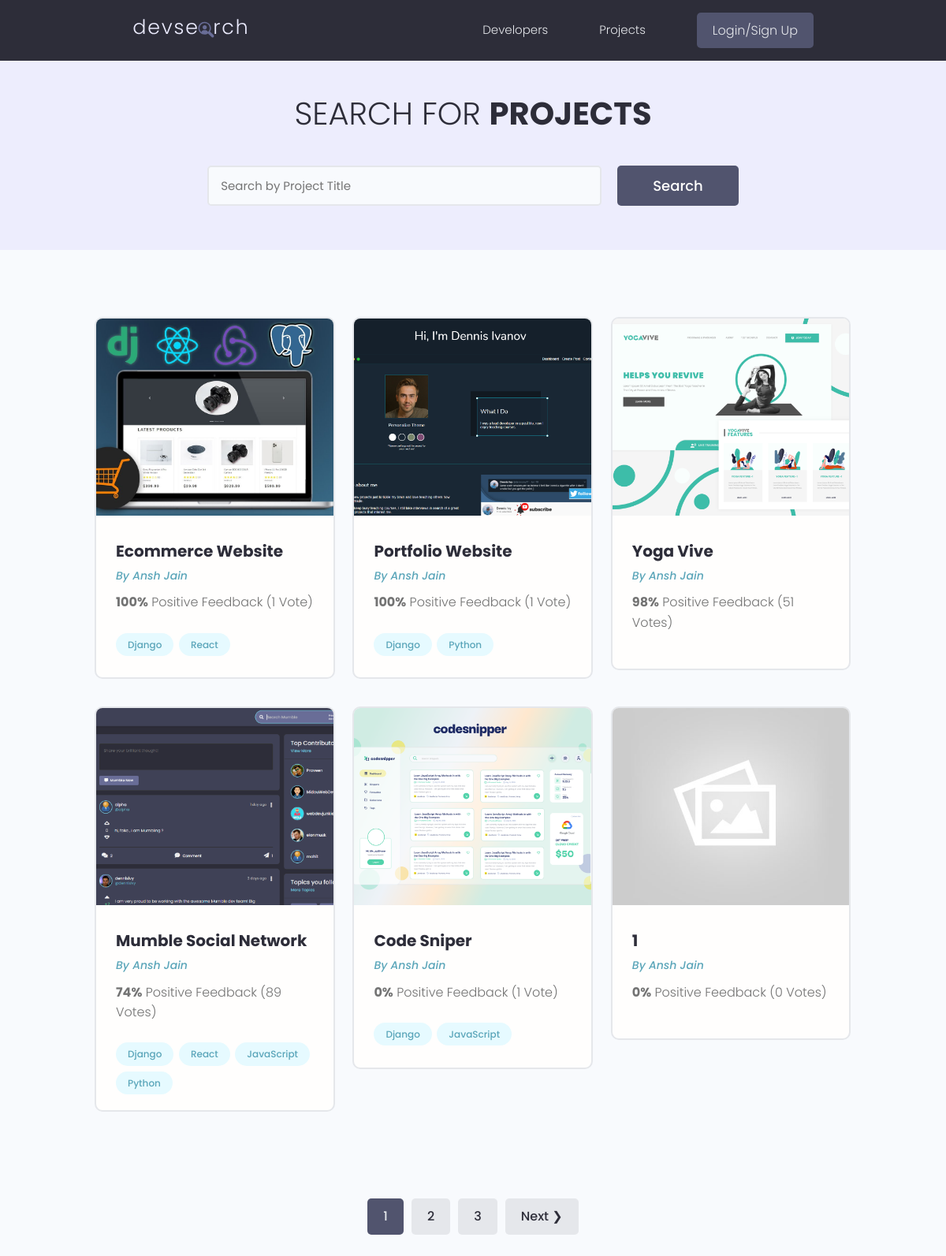
/projects/, run on the app's committed database.
### projects/models.py (models this page shows, shortened)
class Project(models.Model):
    owner = models.ForeignKey(Profile, null = True, blank = True, on_delete=models.SET_NULL)
    title = models.CharField(max_length = 200)
    description = models.TextField(null = True, blank=True) #we can have no data in this
    featured_image = models.ImageField(null = True, blank=True, default="default.jpg")
    demo_link = models.CharField(max_length = 2000, null = True, blank = True)
    source_link = models.CharField(max_length = 2000, null = True, blank = True)
    tags = models.ManyToManyField('Tag', blank = True)
    vote_total = models.IntegerField(default = 0, null = True, blank = True)
    vote_ratio = models.IntegerField(default = 0, null = True, blank = True)
    created = models.DateTimeField(auto_now_add = True)
    id = models.UUIDField(default=uuid.uuid4, unique=True, primary_key = True, editable = False)
    class Meta:
        ordering = ['-vote_ratio', '-vote_total', 'title']

class Tag(models.Model):
    name = models.CharField(max_length =200)
    created = models.DateTimeField(auto_now_add = True)
    id = models.UUIDField(default=uuid.uuid4, unique=True, primary_key = True, editable = False)
    def __str__(self):
        return self.name

### users/models.py (models this page shows, shortened)
class Profile(models.Model):
    user = models.OneToOneField(User, on_delete=models.CASCADE, null = True, blank = True)
    name = models.CharField(max_length=200, blank = True, null = True)
    email = models.EmailField(max_length=500, blank=True, null=True)
    username = models.CharField(max_length=200, blank = True, null = True)
    location = models.CharField(max_length=200, blank = True, null = True)
    short_intro = models.CharField(max_length=200, blank = True, null = True)
    bio = models.TextField(blank = True, null = True)
    profile_image = models.ImageField(null=True, blank=True, upload_to='profiles/', default="profiles/user-default.png")
    social_github = models.CharField(max_length=200, blank = True, null = True)
    social_twitter = models.CharField(max_length=200, blank = True, null = True)
    social_linkedin = models.CharField(max_length=200, blank = True, null = True)
    social_youtube = models.CharField(max_length=200, blank = True, null = True)
    social_website = models.CharField(max_length=200, blank = True, null = True)
    created = models.DateTimeField(auto_now_add = True)
    id = models.UUIDField(default=uuid.uuid4, unique=True, primary_key = True, editable = False)

### projects/views.py (the view)
# urls.py: path('projects/', include('projects.urls')),
def projects(request):
    projects, search_query = searchProjects(request)
    custom_range, projects = paginateProjects(request, projects, 6)
    context = {'projects':projects, 'search_query':search_query, 'custom_range':custom_range}
    return render(request, 'projects/projects.html', context)

### projects/utils.py (called while the page is built)
def paginateProjects(request, projects, results) :
    page = request.GET.get('page')
    paginator = Paginator(projects, results)
    try:
        projects = paginator.page(page)
    except PageNotAnInteger :
        page = 1
        projects = paginator.page(page)
    except EmptyPage:
        page = paginator.num_pages
        projects = paginator.page(page)
    leftIndex = (int(page) - 4)
    if leftIndex < 1:
        leftIndex = 1
    rightIndex = (int(page) + 5)
    if rightIndex > paginator.num_pages:
        rightIndex = paginator.num_pages + 1
    custom_range = range(leftIndex, rightIndex)
    return custom_range, projects

def searchProjects(request):
    search_query = '' # It will be passed by every filter we add
    if request.GET.get('search_query'): # we check if we have any data for the query
        search_query = request.GET.get('search_query')  # If yes then we update search_query from blank string
    tags = Tag.objects.filter(name__icontains=search_query)
    projects = Project.objects.distinct().filter(
        Q(title__icontains=search_query) |
        Q(description__icontains=search_query) |
        Q(owner__name__icontains=search_query) |
        Q(tags__in=tags)
    )
    return projects, search_query

### projects/templates/projects/projects.html (shortened to what this page needs)
{% extends 'main.html' %}
{% block content %}
  <main class="projects">
    <section class="hero-section text-center">
      <div class="container container--narrow">
        <div class="hero-section__box">
          <h2>Search for <span>Projects</span></h2>
        </div>
        <div class="hero-section__search">
          <form id='searchForm' class="form" action="{% url 'projects' %}" method="get">
            <div class="form__field">
              <input class="input input--text" id="formInput#search" type="text" name="search_query"
              value = "{{search_query}}" placeholder="Search by Project Title" />
            </div>
            <input class="btn btn--sub btn--lg" type="submit" value="Search" />
          </form>
        </div>
      </div>
    </section>
    <section class="projectsList">
      <div class="container">
        <div class="grid grid--three">
            {% for project in projects %}
          <div class="column">
            <div class="card project">
              <a href="{% url 'project' project.id %}" class="project">
                <img class="project__thumbnail" src="{{project.featured_image.url}}" alt="project thumbnail" />
                <div class="card__body">
                  <h3 class="project__title">{{project.title}}</h3>
                  <p><a class="project__author" href="{% url 'user-profile' project.owner.id %}">By {{project.owner.name}}</a>
                  </p>
                  <p class="project--rating">
                    <span style="font-weight: bold;">{{project.vote_ratio}}%</span> Positive
                    Feedback ({{project.vote_total}} Vote{{project.vote_total|pluralize:"s"}})
                  </p>
                  <div class="project__tags">
                    {% for tag in project.tags.all %}
                    <span class="tag tag--pill tag--main">
                      <small>{{tag}}</small>
                    </span>
                    {% endfor %}
                  </div>
                </div>
              </a>
            </div>
          </div>
          {% endfor %}
        </div>
      </div>
    </section>
    {% include 'pagination.html' with queryset=projects custom_range=custom_range %}
  </main>
{% endblock content %}

### static/styles/app.css (style rules this page uses)
:root { --color-sub: #2d2d39; }
.btn--sub { background-color: var(--color-sub-light); }
.card { border: 2px solid var(--color-light); }
img { width: 100%; }
.hero-section { height: 40vh; display: flex; align-items: center; background-color: var(--color-sub); }
.hero-section__box { margin-bottom: 4rem; }
.hero-section__box > h2, .hero-section__box > h2 > span { font-size: 4rem; color: var(--color-light); line-height: 1.3; text-transform: uppercase; }
.hero-section__box > h2 { font-weight: 300; }
.hero-section__box > h2 > span { font-weight: 700; }
.hero-section__search > .form { display: flex; align-items: center; justify-content: center; gap: 2rem; }
.hero-section__search > .form input.input--text { width: 50rem; }
.project__author { font-size: 1.4rem; font-style: italic; }
.project--rating { margin-bottom: 1.6em; margin-top: .5em; }
.projects > .hero-section { background: var(--color-sub-lighter); height: 30vh; }
.projects .hero-section__box { margin-bottom: 2.5rem; }
.projects .hero-section__box > h2 { color: var(--color-sub); }
.projects .hero-section__box > h2 > span { font-weight: 700; color: var(--color-sub); }
.projectsList { margin-top: 8rem; }
.project__thumbnail { height: 25rem; object-fit: cover; object-position: top center; }
.project__title { font-size: 2rem; font-weight: 700; color: var(--color-sub); }

### static/uikit/styles/modules/_variables.css (style rules this page uses)
:root { --color-main: #5aa5b9; --color-main-light: #e6faff; --color-sub: #3f4156; --color-sub-light: #51546e; --color-sub-lighter: #ededfd; --color-text: #737373; --color-gray: #8b8b8b; --color-light: #e5e7eb; --color-light-gray: #767676; --color-bg: #f8fafd; --color-white: #fffefd; --color-white-light: #f3f3f3; --color-success: #359e64; --color-success-bg: #def8e8; --color-error: #fc4b0b; --color-error-bg: #fff2ee; --font-base: 'Poppins', arial, helvetica, 'Segoe UI', roboto, ubuntu, sans-serif; --font-monospace: 'Fira Code', 'Courier New', courier, monospace; --font-regular: 300; --font-medium: 500; --font-bold: 700; --generic-shadow: 1px 1px 5px #00000010; --generic-transition: all 0.3s ease-in-out; }

### static/uikit/styles/modules/_base.css (style rules this page uses)
* { margin: 0; padding: 0; box-sizing: border-box; text-rendering: optimizeLegibility; color: inherit; font-size: inherit; }
html { font-size: 50%; }
@media only screen and (min-width: 480px) { html { font-size: 56.25%; } }
@media only screen and (min-width: 1200px) { html { font-size: 62.5%; } }
body { line-height: 1.6; font-weight: 400; font-size: 1.5rem; color: var(--color-text); background-color: var(--color-bg); min-height: 100vh; }

### static/uikit/styles/modules/_typography.css (style rules this page uses)
* { font-family: var(--font-base); }
h2 { font-size: 3.6rem; font-weight: var(--font-bold); }
h3 { font-size: 3.2rem; font-weight: var(--font-medium); }
p, span, strong { font-size: 1.6rem; color: var(--color-text); font-weight: var(--font-regular); }
a { padding-bottom: 2px; text-decoration: none; display: inline-block; color: var(--color-main); font-weight: var(--font-medium); }

### static/uikit/styles/modules/_utilities.css (style rules this page uses)
.container { width: 92%; max-width: 165rem; margin: 0 auto; box-sizing: border-box; }
.container--narrow { width: 92%; max-width: 120rem; }
@media screen and (min-width: 1000px) { .container { width: 90%; } }
@media screen and (min-width: 1000px) { .container--narrow { width: 85%; } }
@media screen and (min-width: 1200px) { .container { width: 80%; } }
@media screen and (min-width: 1200px) { .container--narrow { width: 72%; } }
.text-center { text-align: center; }

### static/uikit/styles/modules/_button.css (style rules this page uses)
.btn { display: inline-block; position: relative; cursor: pointer; background-color: var(--color-light); font-weight: var(--font-medium); color: var(--color-sub); text-decoration: none; padding: 1rem 2rem; border-radius: 0.5rem; border: none; width: -webkit-fit-content; width: -moz-fit-content; width: fit-content; height: -webkit-fit-content; height: -moz-fit-content; height: fit-content; font-size: 1.6rem; outline-width: 0; outline-color: transparent; -webkit-backface-visibility: hidden; backface-visibility: hidden; transition: all 0.3s ease-in-out; }
.btn--sub { background-color: var(--color-sub); color: var(--color-white); }
.btn--lg { font-size: 1.8rem; padding: 1.2rem 4.5rem; }

### static/uikit/styles/modules/_card.css (style rules this page uses)
.card { border-radius: 1rem; background-color: var(--color-white); border: 1.5px solid var(--color-light); width: auto; height: auto; margin-top: 0.5rem; margin-bottom: 0.5rem; overflow: hidden; }
.card__body, .card__header { padding: 2rem 2.5rem; }

### data on the page
Project: featured_image (picture), title "Ecommerce Website", owner.name "Ansh Jain", vote_ratio "100", vote_total "1"
Tag: name "Django"
Tag: name "React"
Project: featured_image (picture), title "Portfolio Website", owner.name "Ansh Jain", vote_ratio "100", vote_total "1"
Tag: name "Python"
Project: featured_image (picture), title "Yoga Vive", owner.name "Ansh Jain", vote_ratio "98", vote_total "51"
Project: featured_image (picture), title "Mumble Social Network", owner.name "Ansh Jain", vote_ratio "74", vote_total "89"
Tag: name "JavaScript"
Project: featured_image (picture), title "Code Sniper", owner.name "Ansh Jain", vote_ratio "0", vote_total "1"
Project: featured_image (placeholder picture), title "1", owner.name "Ansh Jain", vote_ratio "0", vote_total "0"

### other printed values
{{ page }} "1"
{{ page }} "2" "3"
